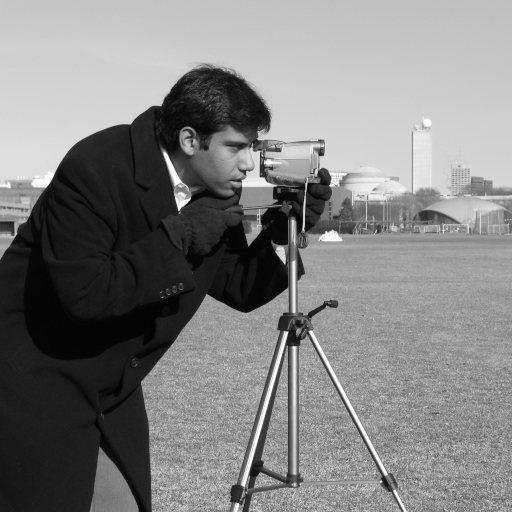
#> input picture skimage.data.camera(), 512 x 512 px
$ python run_all.py
#> lines starting #> are read from the running program, lines starting #| are printed output that depends on the picture; after the words box and inside, x2 and y2 are one past the last pixel; in counts of white or black regions, pixels touching at a corner belong together
### project2/code/utils.py
"""Shared helpers for loading images, saving results, and applying filters."""

import json
import os

import cv2
import matplotlib
import numpy as np

matplotlib.use("Agg")

import matplotlib.pyplot as plt
import skimage as sk
import skimage.io as skio
from scipy.signal import convolve2d
from skimage.transform import resize

HERE = os.path.dirname(os.path.abspath(__file__))
ROOT = os.path.dirname(HERE)
IMG_DIR = os.path.join(ROOT, "images")
OUT_DIR = os.path.join(ROOT, "web", "results")
os.makedirs(OUT_DIR, exist_ok=True)


def img_path(name):
    return os.path.join(IMG_DIR, name)


def have(*names):
    missing = []
    for name in names:
        if not os.path.exists(img_path(name)):
            missing.append(name)

    if missing:
        print("  skipping - add these to images/:", ", ".join(missing))
        return False

    return True


def load(name, gray=False, max_side=700):
    img = skio.imread(img_path(name), as_gray=gray)
    img = sk.img_as_float(img)

    if img.ndim == 3 and img.shape[2] == 4:
        img = img[..., :3]

    height, width = img.shape[:2]
    scale = max_side / max(height, width)

    if scale < 1:
        new_height = round(height * scale)
        new_width = round(width * scale)
        img = resize(img, (new_height, new_width), anti_aliasing=True)

    return img


def save(name, img, signed=False):
    img = np.asarray(img, dtype=float)

    if signed:
        max_value = np.abs(img).max() or 1.0
        img = img / (2 * max_value) + 0.5

    img = np.clip(img, 0, 1)
    path = os.path.join(OUT_DIR, name)

    if img.ndim == 2:
        plt.imsave(path, img, cmap="gray", vmin=0, vmax=1)
    else:
        image_8bit = (img * 255).round().astype(np.uint8)
        skio.imsave(path, image_8bit, check_contrast=False)

    return path


def save_json(name, data):
    path = os.path.join(OUT_DIR, name)
    with open(path, "w") as f:
        json.dump(data, f, indent=2)


def gaussian_kernel(sigma, ksize=None):
    if ksize is None:
        ksize = 2 * int(np.ceil(3 * sigma)) + 1

    one_dimensional = cv2.getGaussianKernel(ksize, sigma)
    return one_dimensional @ one_dimensional.T


def conv(img, kernel, boundary="symm"):
    if img.ndim == 3:
        channels = []
        for channel in range(img.shape[2]):
            channels.append(conv(img[..., channel], kernel, boundary))
        return np.dstack(channels)

    return convolve2d(img, kernel, mode="same", boundary=boundary)


def blur(img, sigma):
    if sigma <= 0:
        return img.copy()

    ksize = 2 * int(np.ceil(3 * sigma)) + 1
    gaussian = cv2.getGaussianKernel(ksize, sigma)

    blurred = conv(img, gaussian)
    blurred = conv(blurred, gaussian.T)
    return blurred


def to_gray(img):
    if img.ndim == 2:
        return img

    red = 0.2125 * img[..., 0]
    green = 0.7154 * img[..., 1]
    blue = 0.0721 * img[..., 2]
    return red + green + blue


# [18 lines left out: functions log_fft, save_fft_grid, not called in this run]

### project2/code/part1_filters.py
"""Part 1: convolution, finite differences, and derivative of Gaussian filters."""

import os
import time

import numpy as np
import skimage.color
import skimage.data
from scipy.signal import convolve2d
from skimage.transform import resize

from convolution import conv_four_loops, conv_two_loops
from utils import gaussian_kernel, have, img_path, load, save, save_json

D_x = np.array([[1, -1]])
D_y = np.array([[1], [-1]])

THRESH_RAW = 0.25
THRESH_DOG = 0.07
SIGMA = 1.5
SELFIE = "me.jpg"


def gradient(img, dx_kernel, dy_kernel):
    dx = convolve2d(img, dx_kernel, mode="same", boundary="symm")
    dy = convolve2d(img, dy_kernel, mode="same", boundary="symm")
    magnitude = np.sqrt(dx ** 2 + dy ** 2)
    return dx, dy, magnitude


def load_cameraman():
    if os.path.exists(img_path("cameraman.png")):
        return load("cameraman.png", gray=True)

    return skimage.data.camera() / 255.0


def part_1_1():
    print("Part 1.1: convolution from scratch")
    if not have(SELFIE):
        return

    img = load(SELFIE, gray=True)
    height, width = img.shape
    new_width = round(200 * width / height)
    img = resize(img, (200, new_width), anti_aliasing=True)
    save("1_1_original.png", img)

    box_filter = np.ones((9, 9)) / 81
    filters = [("box", box_filter), ("Dx", D_x), ("Dy", D_y)]
    timings = {}

    for name, kernel in filters:
        start = time.time()
        four_loop_result = conv_four_loops(img, kernel)
        four_loop_time = time.time() - start

        start = time.time()
        two_loop_result = conv_two_loops(img, kernel)
        two_loop_time = time.time() - start

        start = time.time()
        scipy_result = convolve2d(img, kernel, mode="same", boundary="fill")
        scipy_time = time.time() - start

        matches = bool(
            np.allclose(four_loop_result, scipy_result)
            and np.allclose(two_loop_result, scipy_result)
        )

        timings[name] = {
            "four_loops": four_loop_time,
            "two_loops": two_loop_time,
            "scipy": scipy_time,
            "matches_scipy": matches,
        }

        print(
            f"  {name}: four {four_loop_time:.3f}s  "
            f"two {two_loop_time:.3f}s  scipy {scipy_time:.5f}s  match={matches}"
        )
        save(f"1_1_{name}.png", two_loop_result, signed=(name != "box"))

    timings["image_size"] = [int(img.shape[0]), int(img.shape[1])]
    save_json("timings.json", timings)


def part_1_2(img):
    print("Part 1.2: finite difference operator")
    dx, dy, magnitude = gradient(img, D_x, D_y)

    save("1_2_dx.png", dx, signed=True)
    save("1_2_dy.png", dy, signed=True)
    save("1_2_mag.png", magnitude / magnitude.max())

    for threshold in (0.15, THRESH_RAW, 0.40):
        edges = (magnitude > threshold).astype(float)
        save(f"1_2_edges_{threshold:.2f}.png", edges)

    save("1_2_edges.png", (magnitude > THRESH_RAW).astype(float))


def part_1_3(img):
    print("Part 1.3: derivative of Gaussian")
    gaussian = gaussian_kernel(SIGMA)

    blurred = convolve2d(img, gaussian, mode="same", boundary="symm")
    dx_blur, dy_blur, mag_blur = gradient(blurred, D_x, D_y)

    save("1_3_blurred.png", blurred)
    save("1_3_dx.png", dx_blur, signed=True)
    save("1_3_dy.png", dy_blur, signed=True)
    save("1_3_mag.png", mag_blur / mag_blur.max())
    save("1_3_edges.png", (mag_blur > THRESH_DOG).astype(float))

    dog_x = convolve2d(gaussian, D_x)
    dog_y = convolve2d(gaussian, D_y)

    save("1_3_dog_x_filter.png", resize(dog_x, (150, 150), order=0), signed=True)
    save("1_3_dog_y_filter.png", resize(dog_y, (150, 150), order=0), signed=True)
    save("1_3_gaussian_filter.png", resize(gaussian / gaussian.max(), (150, 150), order=0))

    _, _, mag_dog = gradient(img, dog_x, dog_y)
    save("1_3_dog_mag.png", mag_dog / mag_dog.max())
    save("1_3_dog_edges.png", (mag_dog > THRESH_DOG).astype(float))

    border = gaussian.shape[0]
    difference = np.abs(mag_blur - mag_dog)[border:-border, border:-border].max()
    print(f"  max |two-step - one-step| (interior) = {difference:.2e}")

    return mag_blur, dx_blur, dy_blur, difference


def orientation(dx, dy, mag):
    theta = np.arctan2(-dy, dx)
    hue = (theta + np.pi) / (2 * np.pi)
    value = np.clip(mag / np.percentile(mag, 99), 0, 1)

    hsv = np.dstack([hue, np.ones_like(hue), value])
    save("1_bw_orientation.png", skimage.color.hsv2rgb(hsv))

    edge_value = (mag > THRESH_DOG).astype(float)
    edge_hsv = np.dstack([hue, np.ones_like(hue), edge_value])
    save("1_bw_orientation_edges.png", skimage.color.hsv2rgb(edge_hsv))

    yy, xx = np.mgrid[-1:1:200j, -1:1:200j]
    wheel_hue = (np.arctan2(-yy, xx) + np.pi) / (2 * np.pi)
    wheel_value = (xx ** 2 + yy ** 2 <= 1).astype(float)
    wheel = np.dstack([wheel_hue, np.ones_like(xx), wheel_value])
    save("1_bw_wheel.png", skimage.color.hsv2rgb(wheel))


def run():
    part_1_1()

    cameraman = load_cameraman()
    save("1_cameraman.png", cameraman)
    part_1_2(cameraman)
#> in gradient, `magnitude = np.sqrt(dx ** 2 + dy ** 2)`:
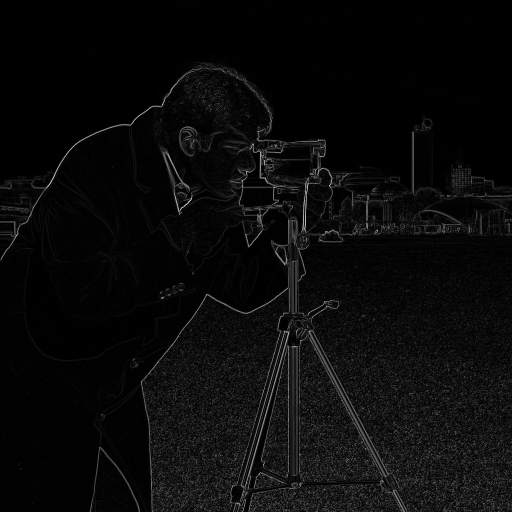
#> magnitude: shape (512, 512) float64; min 0, max 0.82, mean 0.0415
#> the loop in part_1_2, `for threshold in (0.15, THRESH_RAW, 0.40):` made 3 passes
#> pass 1, in part_1_2, `edges = (magnitude > threshold).astype(float)`:
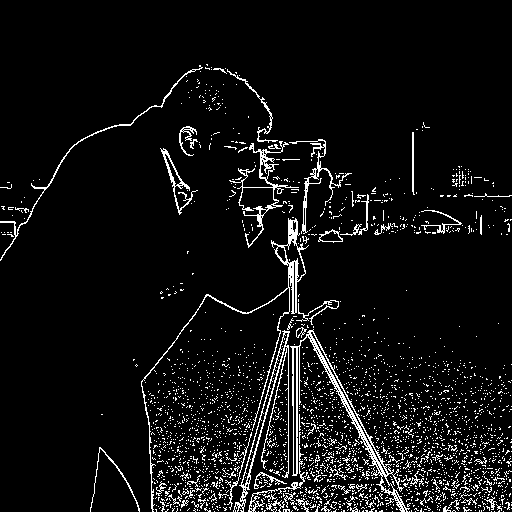
#> edges: shape (512, 512) float64; values 0 (black) and 1 (white), 6.3% white in thin lines or dots, all inside (x1, y1, x2, y2) = (0, 64, 512, 512)

    magnitude, dx, dy, difference = part_1_3(cameraman)
#> in gradient (call 2), `magnitude = np.sqrt(dx ** 2 + dy ** 2)`:
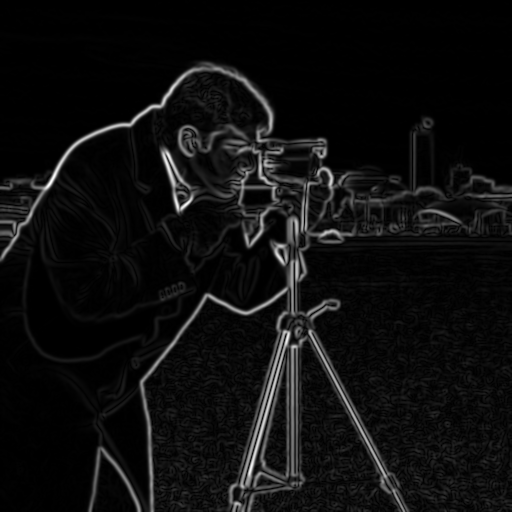
#> magnitude: shape (512, 512) float64; min 0, max 0.218, mean 0.0127; drawn with min black and max white
#> in save (call 13), `img = np.asarray(img, dtype=float)`: img: shape (512, 512) float64; values 0 (black) and 1 (white), 4.5% white; 108 white regions (65 under 20 px), largest, box (x1, y1, x2, y2) and area: (0, 66, 273, 260) 1759, (140, 259, 295, 512) 1369, (239, 330, 291, 490) 1178
#> in save (call 14), `img = np.asarray(img, dtype=float)`:
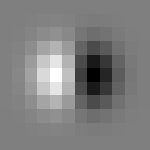
#> img: shape (150, 150) float64; min -0.0276, max 0.0276, mean -8.36e-08; drawn with min black and max white
#> in save (call 14), `max_value = np.abs(img).max() or 1.0`: max_value = 0.0276
#> in save (call 16), `img = np.asarray(img, dtype=float)`:
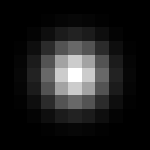
#> img: shape (150, 150) float64; min 1.49e-05, max 1, mean 0.115
#> in part_1_3, `difference = np.abs(mag_blur - mag_dog)[border:-border, border:-border..`: difference = 1.73e-15
#|   max |two-step - one-step| (interior) = 1.73e-15
#> difference = 1.73e-15
    orientation(dx, dy, magnitude)
#> in orientation, `theta = np.arctan2(-dy, dx)`:
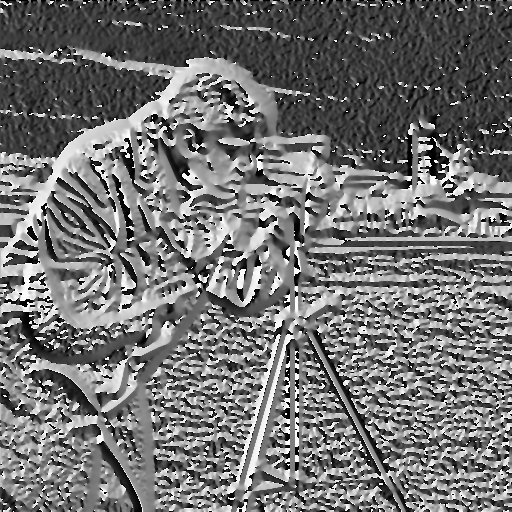
#> theta: shape (512, 512) float64; min -3.14, max 3.14, mean -0.324; drawn with min black and max white
#> in orientation, `edge_hsv = np.dstack([hue, np.ones_like(hue), edge_value])`:
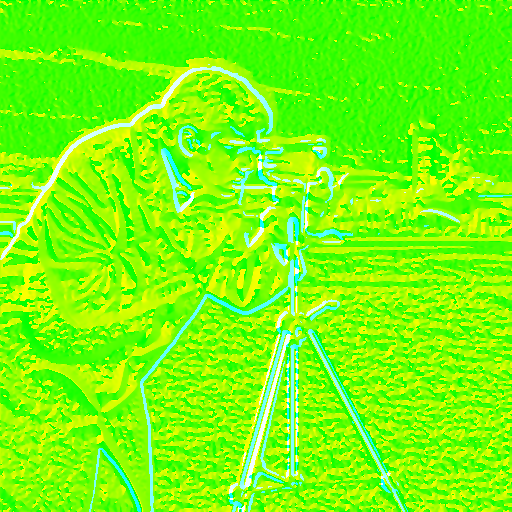
#> edge_hsv: shape (512, 512, 3) float64; mean of channels 0, 1, 2 0.449, 1, 0.045; drawn as R, G, B

    return {"dog_max_diff": float(difference)}


# [2 lines that do not run on import are left out]

### project2/code/part2_hybrid.py
"""Part 2.2: hybrid images."""

import json
import os

import numpy as np
from skimage.transform import SimilarityTransform, resize, warp

from utils import blur, have, img_path, load, save, save_fft_grid, save_json, to_gray

PAIRS = [
    ("derek_nutmeg", "DerekPicture.jpg", "nutmeg.jpg", 6, 3),
    ("pair2", "pair2_far.jpg", "pair2_close.jpg", 6, 3),
    ("pair3", "pair3_far.jpg", "pair3_close.jpg", 6, 3),
]
FAVORITE = "derek_nutmeg"


def align(pair, im1, im2):
    points_path = img_path(f"{pair}_points.json")

    if not os.path.exists(points_path):
        print(f"  no {pair}_points.json - run pick_points.py for better alignment; resizing only")
        resized = resize(im2, im1.shape[:2], anti_aliasing=True)
        return im1, resized

    with open(points_path) as f:
        points = json.load(f)

    height1, width1 = im1.shape[:2]
    height2, width2 = im2.shape[:2]

    points1 = np.array([
        [x * width1, y * height1]
        for x, y in points["im1"]
    ])
    points2 = np.array([
        [x * width2, y * height2]
        for x, y in points["im2"]
    ])

    transform = SimilarityTransform()
    transform.estimate(points1, points2)

    aligned_im2 = warp(
        im2,
        transform,
        output_shape=im1.shape[:2],
        mode="edge",
    )
    return im1, aligned_im2


def hybrid(im_far, im_close, sigma_low, sigma_high):
    low_freq = blur(im_far, sigma_low)
    high_freq = im_close - blur(im_close, sigma_high)
    combined = np.clip(low_freq + high_freq, 0, 1)
    return low_freq, high_freq, combined


# [10 lines left out: function match_channels, not called in this run]


def cutoff_frequency(sigma):
    numerator = np.sqrt(2 * np.log(2))
    denominator = 2 * np.pi * sigma
    return round(float(numerator / denominator), 4)


def run():
    print("Part 2.2: hybrid images")
    info = {}

    for pair, far_name, close_name, sigma_low, sigma_high in PAIRS:
        if not have(far_name, close_name):
            continue

        far_img = load(far_name)
        close_img = load(close_name)
        far_img, close_img = align(pair, far_img, close_img)

        far_gray = to_gray(far_img)
        close_gray = to_gray(close_img)
        low_freq, high_freq, hybrid_img = hybrid(
            far_gray,
            close_gray,
            sigma_low,
            sigma_high,
        )

        save(f"2_2_{pair}_far.png", far_img)
        save(f"2_2_{pair}_close.png", close_img)
        save(f"2_2_{pair}_hybrid.png", hybrid_img)

        small_shape = (hybrid_img.shape[0] // 4, hybrid_img.shape[1] // 4)
        small_hybrid = resize(hybrid_img, small_shape, anti_aliasing=True)
        save(f"2_2_{pair}_hybrid_small.png", small_hybrid)

        info[pair] = {
            "low_cutoff_cyc_per_px": cutoff_frequency(sigma_low),
            "high_cutoff_cyc_per_px": cutoff_frequency(sigma_high),
            "sigma_low": sigma_low,
            "sigma_high": sigma_high,
        }

        if pair != FAVORITE:
            continue

        save(f"2_2_{pair}_low.png", low_freq)
        save(f"2_2_{pair}_high.png", high_freq, signed=True)
        save_fft_grid(
            f"2_2_{pair}_fft.png",
            [far_gray, close_gray, low_freq, high_freq, hybrid_img],
            ["far image", "close image", "low-passed", "high-passed", "hybrid"],
        )

        color_tests = [
            ("color_low", far_img, close_gray),
            ("color_high", far_gray, close_img),
            ("color_both", far_img, close_img),
        ]

        for tag, first, second in color_tests:
            first, second = match_channels(first, second)
            _, _, color_hybrid = hybrid(first, second, sigma_low, sigma_high)
            save(f"2_2_{pair}_{tag}.png", color_hybrid)

    save_json("hybrid_cutoffs.json", info)


# [2 lines that do not run on import are left out]

### project2/code/part2_blend.py
"""Parts 2.3 and 2.4: Gaussian/Laplacian stacks and multiresolution blending."""

import os

import matplotlib.pyplot as plt
import numpy as np
from skimage.transform import resize

from utils import OUT_DIR, blur, have, load, save

LEVELS = 6
SIGMA0 = 2
MASK_SIGMA0 = 8

BLENDS = [
    ("oraple", "apple.jpeg", "orange.jpeg", "vertical"),
    ("blend2", "blend2_a.jpg", "blend2_b.jpg", "horizontal"),
    ("blend3", "blend3_a.jpg", "blend3_b.jpg", ("ellipse", 0.42, 0.40, 0.23, 0.24)),
]
FAVORITE = "oraple"
FIGURE10 = ["oraple", "blend3"]


def gaussian_stack(img, levels=LEVELS, sigma0=SIGMA0):
    stack = [img]

    for level in range(1, levels):
        sigma = sigma0 * 2 ** (level - 1)
        stack.append(blur(stack[-1], sigma))

    return stack


def laplacian_stack(img, levels=LEVELS, sigma0=SIGMA0):
    gaussian = gaussian_stack(img, levels, sigma0)
    laplacian = []

    for level in range(levels - 1):
        laplacian.append(gaussian[level] - gaussian[level + 1])

    laplacian.append(gaussian[-1])
    return laplacian


# [17 lines left out: function show_stack, not called in this run]


def make_mask(spec, shape):
    height, width = shape[:2]

    if spec == "vertical":
        mask = np.zeros((height, width))
        mask[:, : width // 2] = 1
    elif spec == "horizontal":
        mask = np.zeros((height, width))
        mask[: height // 2, :] = 1
    elif isinstance(spec, tuple) and spec[0] == "ellipse":
        _, center_y, center_x, radius_y, radius_x = spec
        yy, xx = np.mgrid[0:height, 0:width]
        y_term = ((yy - center_y * height) / (radius_y * height)) ** 2
        x_term = ((xx - center_x * width) / (radius_x * width)) ** 2
        mask = (y_term + x_term <= 1).astype(float)
    else:
        mask = load(spec, gray=True)
        mask = resize(mask, (height, width))
        mask = (mask > 0.5).astype(float)

    return mask


def blend(a, b, mask):
    stack_a = laplacian_stack(a)
    stack_b = laplacian_stack(b)
    mask_stack = gaussian_stack(mask, sigma0=MASK_SIGMA0)

    if a.ndim == 3:
        mask_stack = [level[..., None] for level in mask_stack]

    parts_a = []
    parts_b = []
    combined = []

    for mask_level, level_a, level_b in zip(mask_stack, stack_a, stack_b):
        part_a = mask_level * level_a
        part_b = (1 - mask_level) * level_b
        parts_a.append(part_a)
        parts_b.append(part_b)
        combined.append(part_a + part_b)

    result = np.clip(sum(combined), 0, 1)
    return result, parts_a, parts_b, combined


def figure_342(name, parts_a, parts_b, combined):
    levels = [0, 2, 4]
    fig, axes = plt.subplots(4, 3, figsize=(10, 13))

    def show(ax, image, signed=True):
        display = image
        if signed:
            max_value = np.abs(display).max() or 1
            display = display / (2 * max_value) + 0.5

        ax.imshow(np.clip(display, 0, 1))
        ax.axis("off")

    stacks = [parts_a, parts_b, combined]
    for row, level in enumerate(levels):
        for col, stack in enumerate(stacks):
            show(axes[row, col], stack[level])
            axes[row, col].set_title(f"level {level}")

    show(axes[3, 0], sum(parts_a), signed=False)
    show(axes[3, 1], sum(parts_b), signed=False)
    show(axes[3, 2], sum(combined), signed=False)

    titles = ["masked A", "masked B", "blended"]
    for col, title in enumerate(titles):
        axes[3, col].set_title(title)

    fig.tight_layout()
    fig.savefig(os.path.join(OUT_DIR, name), dpi=90)
    plt.close(fig)


def run():
    print("Parts 2.3 + 2.4: stacks and blending")

    for name, file_a, file_b, mask_spec in BLENDS:
        if not have(file_a, file_b):
            continue
        if isinstance(mask_spec, str) and "." in mask_spec and not have(mask_spec):
            continue

        image_a = load(file_a)
        image_b = resize(load(file_b), image_a.shape[:2], anti_aliasing=True)

        if image_a.ndim != image_b.ndim:
            if image_a.ndim == 2:
                image_a = np.dstack([image_a, image_a, image_a])
            if image_b.ndim == 2:
                image_b = np.dstack([image_b, image_b, image_b])

        mask = make_mask(mask_spec, image_a.shape)
        result, parts_a, parts_b, combined = blend(image_a, image_b, mask)

        save(f"2_4_{name}_a.png", image_a)
        save(f"2_4_{name}_b.png", image_b)
        save(f"2_4_{name}_mask.png", mask)
        save(f"2_4_{name}.png", result)

        mask_for_image = mask[..., None] if image_a.ndim == 3 else mask
        naive = mask_for_image * image_a + (1 - mask_for_image) * image_b
        save(f"2_4_{name}_naive.png", naive)

        if name in FIGURE10 and name != FAVORITE:
            figure_342(f"2_4_{name}_fig10.png", parts_a, parts_b, combined)

        if name == FAVORITE:
            show_stack(f"2_3_{name}_gauss_a.png", gaussian_stack(image_a), signed=False)
            show_stack(f"2_3_{name}_lap_a.png", laplacian_stack(image_a), signed=True)
            show_stack(f"2_3_{name}_gauss_b.png", gaussian_stack(image_b), signed=False)
            show_stack(f"2_3_{name}_lap_b.png", laplacian_stack(image_b), signed=True)
            show_stack(
                f"2_3_{name}_gauss_mask.png",
                gaussian_stack(mask, sigma0=MASK_SIGMA0),
                signed=False,
            )
            figure_342(f"2_3_{name}_fig342.png", parts_a, parts_b, combined)

            gray_a = image_a
            gray_b = image_b
            if image_a.ndim == 3:
                mean_a = image_a.mean(axis=2)
                mean_b = image_b.mean(axis=2)
                gray_a = np.dstack([mean_a, mean_a, mean_a])
                gray_b = np.dstack([mean_b, mean_b, mean_b])

            gray_result = blend(gray_a, gray_b, mask)[0]
            save(f"2_4_{name}_gray.png", gray_result)


# [2 lines that do not run on import are left out]

### project2/code/part2_sharpen.py
"""Part 2.1: image sharpening with an unsharp mask filter."""

import numpy as np

from utils import blur, conv, gaussian_kernel, have, load, save

SIGMA = 2.0
AMOUNTS = [0.5, 1, 2, 4]
DEFAULT_ALPHA = 1.5

TO_SHARPEN = ["taj.jpg", "sharpen_mine.jpg"]
SHARP_TEST = "sharp_test.jpg"


# [34 lines left out: functions unsharp_kernel, sharpen, show_steps, not called in this run]


def run():
    print("Part 2.1: sharpening")

    for name in TO_SHARPEN:
        if have(name):
            show_steps(name, load(name))

    if not have(SHARP_TEST):
        return

    img = load(SHARP_TEST)
    blurred = blur(img, SIGMA)
    resharpened = sharpen(blurred, alpha=2)

    save("2_1_eval_original.png", img)
    save("2_1_eval_blurred.png", blurred)
    save("2_1_eval_resharpened.png", resharpened)

    blurred_error = np.abs(blurred - img).mean()
    resharpened_error = np.abs(resharpened - img).mean()
    print(
        f"  eval: mean error blurred {blurred_error:.4f}, "
        f"re-sharpened {resharpened_error:.4f}"
    )


# [2 lines that do not run on import are left out]

### project2/code/run_all.py
"""Run all parts of Project 2 and update the timing table in the webpage."""

import json
import os
import re

import part1_filters
import part2_blend
import part2_hybrid
import part2_sharpen
from utils import OUT_DIR, ROOT


def fill_timings():
    timings_path = os.path.join(OUT_DIR, "timings.json")
    page_path = os.path.join(ROOT, "web", "index.html")

    if not os.path.exists(timings_path) or not os.path.exists(page_path):
        return

    with open(timings_path) as f:
        timings = json.load(f)

    rows = []
    for name, values in timings.items():
        if not isinstance(values, dict):
            continue

        matches = "yes" if values["matches_scipy"] else "NO"
        row = (
            f"<tr><td>{name}</td>"
            f"<td>{values['four_loops']:.3f} s</td>"
            f"<td>{values['two_loops']:.3f} s</td>"
            f"<td>{values['scipy'] * 1000:.2f} ms</td>"
            f"<td>{matches}</td></tr>"
        )
        rows.append(row)

    height, width = timings["image_size"]
    table = (
        "<!--TIMINGS-->"
        "<table><tr><th>kernel</th><th>4 loops</th><th>2 loops</th>"
        "<th>scipy</th><th>matches scipy</th></tr>"
        + "".join(rows)
        + "</table>"
        + f'<p class="note">Image size: {height} &times; {width} pixels.</p>'
        + "<!--/TIMINGS-->"
    )

    with open(page_path) as f:
        html = f.read()

    updated_html = re.sub(
        r"<!--TIMINGS-->.*?<!--/TIMINGS-->",
        table,
        html,
        flags=re.S,
    )

    with open(page_path, "w") as f:
        f.write(updated_html)

    print("Filled timing table in web/index.html")


if __name__ == "__main__":
    part1_filters.run()
    part2_sharpen.run()
    part2_hybrid.run()
    part2_blend.run()
    fill_timings()
    print("Done. Open web/index.html to see the results.")
